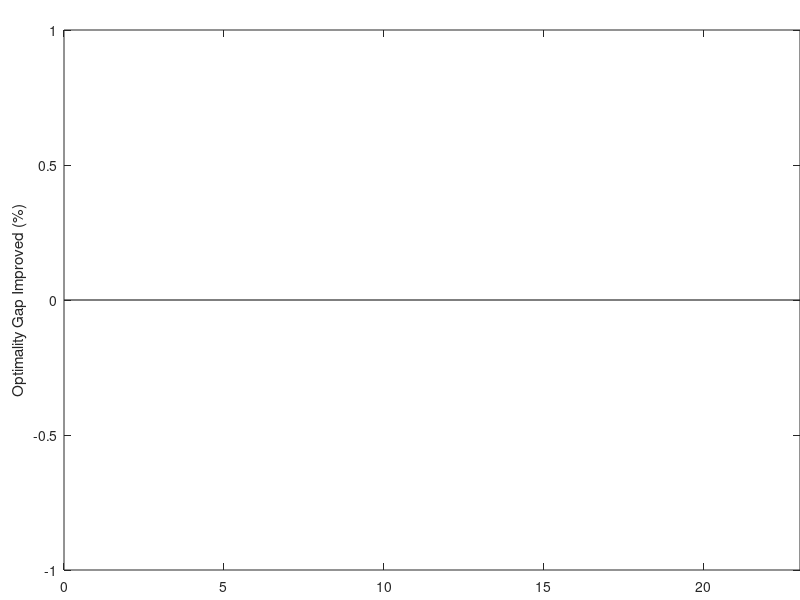

The MATLAB script that drew this image: (Note: this script raises an error after producing the figure.)
%% Figure 7
clc
clear
probs={...
    'dcap233_200',...
    'dcap233_300',...
    'dcap233_500',...
    'dcap243_200',...
    'dcap243_300',...
    'dcap243_500',...
    'dcap332_200',...
    'dcap332_300',...
    'dcap332_500',...
    'dcap342_200',...
    'dcap342_300',...
    'dcap342_500',...
    'sslp_5_25_50',...
    'sslp_5_25_100',...
    'sslp_15_45_5',...
    'sslp_15_45_10',...
    'sslp_15_45_15',...
    'sslp_10_50_50',...
    'sslp_10_50_100',...
    'sslp_10_50_500',...
    'sslp_10_50_1000',...
    'sslp_10_50_2000'
    };

ddgap = zeros(length(probs),1);
bdgap = zeros(length(probs),1);

i = 1;
for p = probs
    ddname = sprintf('output/%s_2.csv', p{1});
    if exist(ddname, 'file')
        d = importdata(ddname);
        ddgap(i) = abs(d(3) - d(4)) / abs(d(3) + 1.0e-10) * 100;
    end
    bdname = sprintf('output/%s_bd.csv', p{1});
    if exist(bdname, 'file')
        d = importdata(bdname);
        bdgap(i) = d(3) * 100;
    end
    i = i + 1;
end

figure();
axes('position', [0.08 0.05 0.92 0.9]);
bar(max(0,bdgap-ddgap));
set(gca, 'xlim', [0 23])
Xlabs = strrep(probs, '_', '\_');
ylabel('Optimality Gap Improved (%)');
xticklabel_rotate(1:size(ddgap,1), 90, Xlabs);
